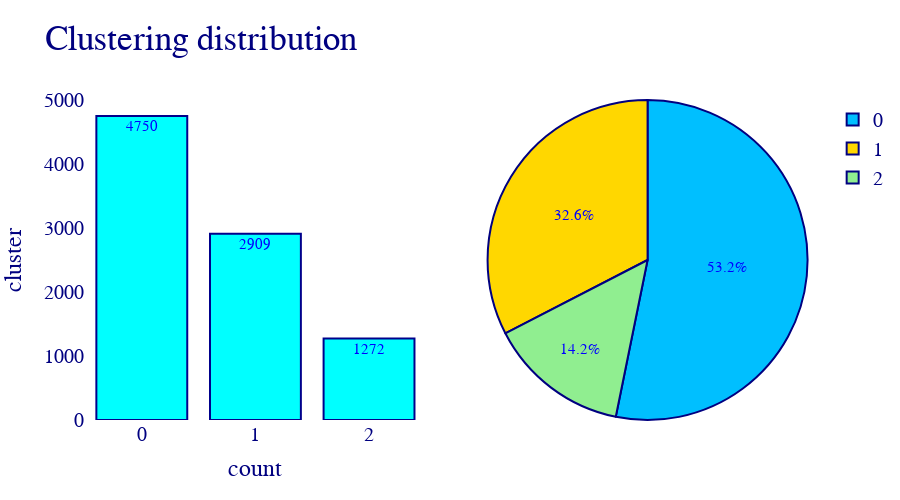

The notebook cell this image was saved under:
### Markdown cell above
#### Bar_pie plot

### Code cell
fig = make_subplots(rows=1, cols=2, specs=[[{"type": "bar"}, {"type": "pie"}]], shared_yaxes=True, horizontal_spacing=0.07)

fig.append_trace(go.Bar(x=df_count["cluster"], y=df_count["counts"], orientation='v', showlegend=False,
                 marker=dict(color='aqua',line=dict(color='darkblue',width=2)),
                 name='clustering distribution', marker_color='aqua',text=df_count["counts"],textfont=dict(
                 family="sans serif", size=15, color="Blue"),textposition='auto',), 1, 1)

fig.append_trace(go.Pie(labels=df_count["cluster"],values=df_count["counts"],
                        marker=dict(colors=['DeepSkyBlue', 'gold', 'lightgreen'],line=dict(color='navy', width=2))
                       ,textfont=dict(family="sans serif", size=15, color="Blue")),1, 2)

fig.update_layout(title='Clustering distribution',font_family="Gabriola",
                  xaxis_title='count ', yaxis_title="cluster ",
                  plot_bgcolor='rgb(255,255,255)', paper_bgcolor='rgb(255,255,255)',
                  title_font=dict(size=35, color='navy', family="Gabriola"),
                  font=dict(color='navy',size=20))

fig.update_layout(
        autosize=False,
        width=900,
        height=500,)   

fig.show()

### Figure 1 — Plotly figure (JSON) as saved in the notebook; plotly's stock layout.template omitted (floating-point values rounded to 4 significant figures)
{"data": [{"marker": {"color": "aqua", "line": {"color": "darkblue", "width": 2}}, "name": "clustering distribution", "orientation": "v", "showlegend": false, "text": [4750, 2909, 1272], "textfont": {"color": "Blue", "family": "sans serif", "size": 15}, "textposition": "auto", "type": "bar", "x": [0, 1, 2], "xaxis": "x", "y": [4750, 2909, 1272], "yaxis": "y"}, {"domain": {"x": [0.535, 1.0], "y": [0, 1]}, "labels": [0, 1, 2], "marker": {"colors": ["DeepSkyBlue", "gold", "lightgreen"], "line": {"color": "navy", "width": 2}}, "textfont": {"color": "Blue", "family": "sans serif", "size": 15}, "type": "pie", "values": [4750, 2909, 1272]}], "layout": {"autosize": false, "font": {"color": "navy", "family": "Gabriola", "size": 20}, "height": 500, "paper_bgcolor": "rgb(255,255,255)", "plot_bgcolor": "rgb(255,255,255)", "title": {"font": {"color": "navy", "family": "Gabriola", "size": 35}, "text": "Clustering distribution"}, "width": 900, "xaxis": {"anchor": "y", "domain": [0, 0.465], "title": {"text": "count "}}, "yaxis": {"anchor": "x", "domain": [0, 1], "title": {"text": "cluster "}}}}
